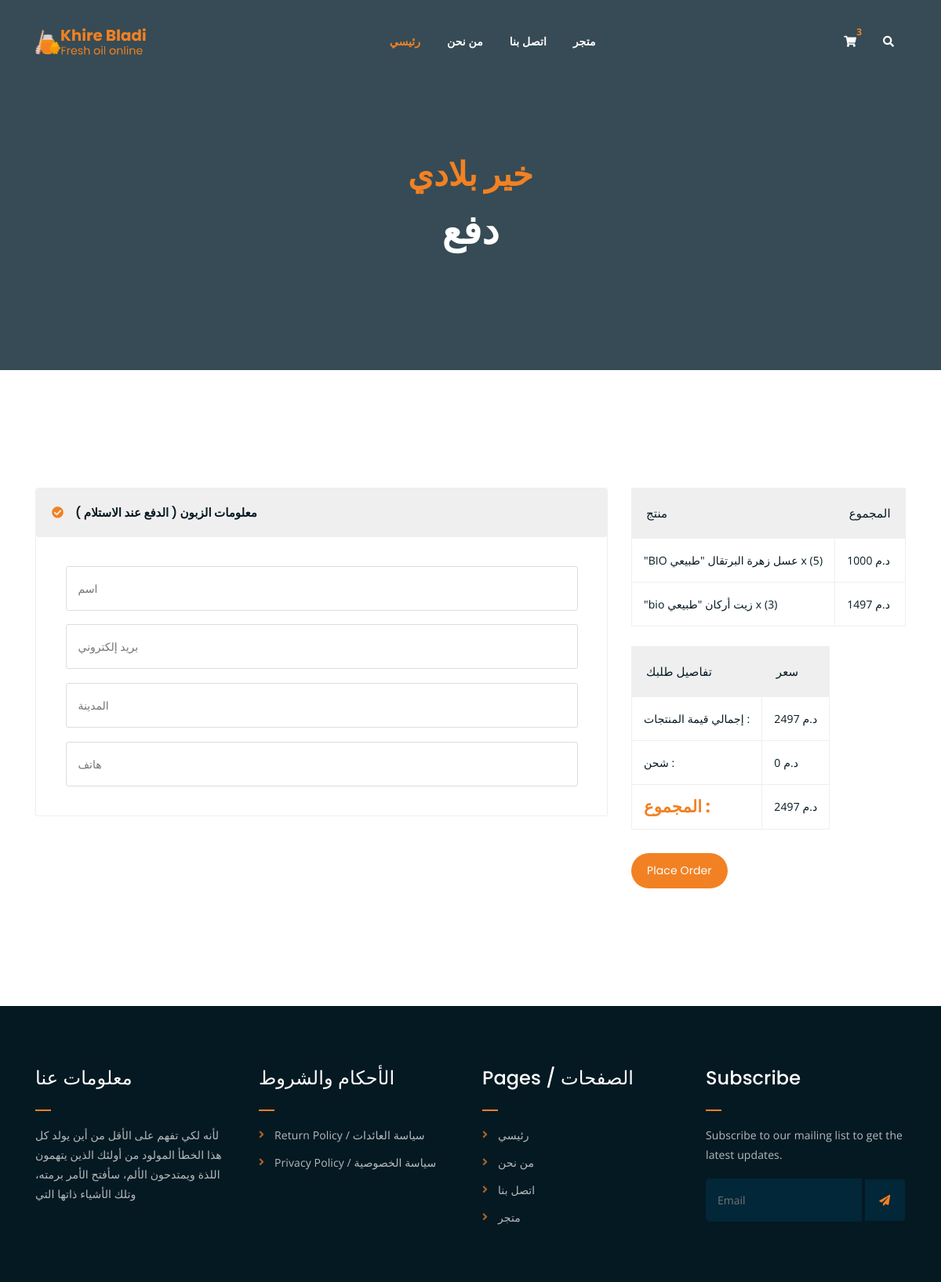
Page /products/checkout (signed in) on the committed database.
### products/models.py (models this page shows, shortened)
class OrderItem(models.Model):
    product = models.ForeignKey(product, on_delete=models.SET_NULL, blank=True, null=True)
    order = models.ForeignKey(Order, on_delete=models.SET_NULL, blank=True, null=True)
    quantity = models.IntegerField(default=0, blank=True, null=True)
    date_added = models.DateTimeField(auto_now_add=True)
    def __str__(self):
        return str(self.product)
    @property
    def get_total(self):
        return self.product.price * self.quantity

class product(models.Model):
    name = models.CharField(max_length = 100)
    discription = models.TextField()
    categories = models.ForeignKey(Categories, on_delete=models.CASCADE, null=True)
    price = models.FloatField()
    anchor_price = models.FloatField()
    produc_image = models.ImageField(upload_to = "product", null=True)
    date = models.DateTimeField(auto_now_add=True)
    is_active = models.BooleanField(default=True)
    slug = AutoSlugField(unique=True)
    def __str__(self):
        return self.name

class Order(models.Model):
    customer = models.ForeignKey(Customer, on_delete=models.SET_NULL, blank=True, null=True)
    date_order = models.DateTimeField(auto_now_add=True)
    complete = models.BooleanField(default=False, blank=True, null=True)
    @property
    def get_cart_total(self):
        orderitem = self.orderitem_set.all()
        total = sum( [ item.get_total for item in orderitem ] )
        return total

### products/views.py (the view)
# urls.py: path("checkout", checkout, name="checkout"),
def checkout(request):
    if request.user.is_authenticated:
        customer = request.user.customer
        order, created = Order.objects.get_or_create(customer=customer, complete=False)
        items = order.orderitem_set.all()
    else:
        items = []
        order = {}
    context = {
        "items":items,
        "order":order,
    }
    return render(request, 'products/checkout.html', context)

### products/templates/products/checkout.html (shortened to what this page needs)
{% extends 'base.html' %}
{% load static %}
{% block content %}
<div class="breadcrumb-section breadcrumb-bg">
    <div class="container">
        <div class="row">
            <div class="col-lg-8 offset-lg-2 text-center">
                <div class="breadcrumb-text">
                    <h2><span class="orange-text">خير بلادي </span></h2>
                    <h1>دفع</h1>
                </div>
            </div>
        </div>
    </div>
</div>
<div class="checkout-section mt-150 mb-150">
    <div class="container">
        <div class="row">
            <div class="col-lg-8">
                <div class="checkout-accordion-wrap">
                    <div class="accordion" id="accordionExample">
                        <div class="card single-accordion">
                        <div class="card-header" id="headingOne">
                            <h5 class="mb-0">
                            <button class="btn btn-link" type="button" data-toggle="collapse" data-target="#collapseOne" aria-expanded="true" aria-controls="collapseOne">
                                ( الدفع عند الاستلام ) معلومات الزبون
                            </button>
                            </h5>
                        </div>
                        <div id="collapseOne" class="collapse show" aria-labelledby="headingOne" data-parent="#accordionExample">
                            <div class="card-body">
                            <div class="billing-address-form">
                                <form action="index.html">
                                    <p><input type="text" placeholder="اسم"></p>
                                    <p><input type="email" placeholder="بريد إلكتروني"></p>
                                    <p><input type="text" placeholder="المدينة"></p>
                                    <p><input type="tel" placeholder="هاتف"></p>
                                </form>
                            </div>
                            </div>
                        </div>
                        </div>
                    </div>
                </div>
            </div>
            <div class="col-lg-4">
                <div class="order-details-wrap">
                    <table class="order-details">
                        <thead>
                            <tr>
                                <th>منتج</th>
                                <th>المجموع</th>
                            </tr>
                        </thead>
                        <tbody class="order-details-body">
                            {% for item in items %}
                                <tr>
                                    <td>{{item}} x ({{item.quantity}})</td>
                                    <td>د.م {{item.get_total|add:'0'}}</td>
                                </tr>
                            {% endfor %}
                        </tbody>
                    </table>
                    <br>
                    <table class="order-details">
                        <thead>
                            <tr>
                                <th>تفاصيل طلبك </th>
                                <th>سعر</th>
                            </tr>
                        </thead>
                        <tbody class="checkout-details">
                            <tr>
                                <td>إجمالي قيمة المنتجات :</td>
								<td>د.م {{ order.get_cart_total|add:'0'  }}</td>
                            </tr>
                            <tr>
                                <td>شحن :</td>
								<td>د.م 0</td>
                            </tr>
                            <tr>
                                <td><h4><span class="orange-text" >المجموع :</span></td>
								<td>د.م {{ order.get_cart_total|add:'0' }}</td>
                            </tr>
                        </tbody>
                    </table>
                    <a href="#" class="boxed-btn">Place Order</a>
                </div>
            </div>
        </div>
    </div>
</div>
{% endblock %}

### amlo/static/css/main.css (style rules this page uses)
html { font-size: 14px; font-weight: 400; line-height: 28px; height: 100%; }
body { font-family: "Open Sans", sans-serif; font-weight: 400; font-size: 1rem; letter-spacing: 0.1px; line-height: 1.8; color: #051922; overflow-x: hidden; }
a { cursor: pointer; text-decoration: none; -webkit-transition: all 0.2s ease-in-out; -o-transition: all 0.2s ease-in-out; transition: all 0.2s ease-in-out; }
h1, .h1, h2, .h2, h3, .h3, h4, .h4, h5, .h5, h6, .h6 { font-family: "Poppins", sans-serif; font-weight: 700; margin: 0 0 1.25rem 0; color: #051922; }
h1:last-child, .h1:last-child, h2:last-child, .h2:last-child, h3:last-child, .h3:last-child, h4:last-child, .h4:last-child, h5:last-child, .h5:last-child, h6:last-child, .h6:last-child { margin: 0; }
h1, .h1 { font-size: 4rem; font-weight: 700; line-height: 4rem; }
h2, .h2 { font-size: 3rem; font-weight: 700; line-height: 3.25rem; }
h4, .h4 { font-size: 1.5rem; font-weight: 700; line-height: 1.75rem; }
h5, .h5 { font-size: 1.25rem; font-weight: 700; line-height: 1.5rem; }
p { font-family: "Open Sans", sans-serif; font-weight: 400; font-size: 1rem; letter-spacing: 0.1px; line-height: 1.8; color: #051922; margin: 0 0 1.25rem 0; }
p:last-child { margin: 0; }
.mt-150 { margin-top: 150px; }
.mb-150 { margin-bottom: 150px; }
.orange-text { color: #F28123; }
a.boxed-btn { font-family: 'Poppins', sans-serif; display: inline-block; background-color: #F28123; color: #fff; padding: 10px 20px; }
a.boxed-btn, a.bordered-btn, a.cart-btn, a.cart-btn-border { border-radius: 50px; }
.breadcrumb-bg { background-image: url(../img/breadcrumb-bg.jpg); }
.breadcrumb-text h1 { font-size: 50px; font-weight: 900; color: #fff; margin: 0; margin-top: 20px; }
.breadcrumb-section { padding: 150px 0; background-size: cover; background-position: center center; position: relative; z-index: 1; background-attachment: fixed; padding-top: 200px; }
.breadcrumb-section:after { position: absolute; left: 0; top: 0; width: 100%; height: 100%; content: ""; background-color: #07212e; z-index: -1; opacity: 0.8; }
a.boxed-btn { -webkit-transition: 0.3s; -o-transition: 0.3s; transition: 0.3s; }
html, body { height: 100%; }
thead { border-bottom: 1px solid #eee; }
.card.single-accordion { margin-bottom: 15px; border-bottom: 1px solid #EFEFEF !important; }
.card.single-accordion .card-header { background-color: #fff; border: none; padding: 0; }
.card.single-accordion:last-child { margin-bottom: 0; }
.card.single-accordion .card-header h5 button { color: #051922; font-size: 15px; display: block; width: 100%; text-align: left; padding: 20px; text-decoration: none; border: none; background-color: #EFEFEF; position: relative; padding-left: 50px; font-weight: 600; }
.card.single-accordion { border: 1px solid #F9F9F9; }
.billing-address-form { padding: 20px; }
.billing-address-form form p input { border: 1px solid #ddd; padding: 15px; width: 100%; border-radius: 3px; }
.card.single-accordion .card-header h5 button:before { position: absolute; left: 20px; top: 50%; content: "\f058"; font-family: "Font Awesome 5 Free"; font-weight: 900; line-height: 22px; margin-top: -11px; color: #F28123; }
.billing-address-form form p:last-child { margin-bottom: 0; }
table.order-details { border: 1px solid #efefef; }
table.order-details thead tr th { background-color: #efefef; padding: 18px; font-size: 15px; font-weight: 500; }
table.order-details tbody td { border: 1px solid #efefef; padding: 15px; }
.order-details-wrap > a { margin-top: 30px; }
.card.single-accordion { border: 1px solid #eeeeee; }

### rows in the picture
OrderItem: product.name "\"BIO عسل زهرة البرتقال \"طبيعي", quantity "5", get_total|add "1000"
OrderItem: product.name "\"bio زيت أركان \"طبيعي", quantity "3", get_total|add "1497"
Order: get_cart_total|add "2497"
